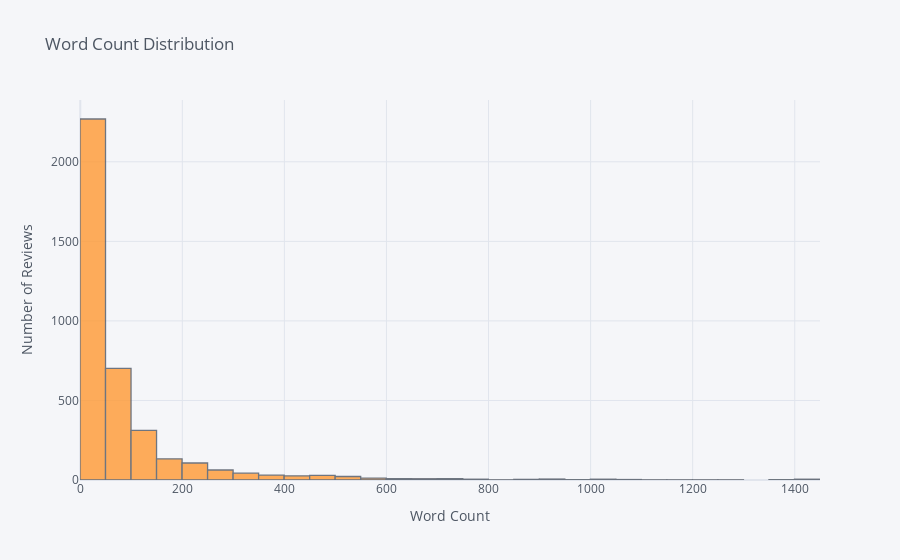

Notebook source saved alongside this figure:
### Code cell
df['word_count'].iplot(kind='hist', bins=50,
                  xTitle='Word Count',
                  yTitle='Number of Reviews', 
                  title='Word Count Distribution')

### Figure 1 — Plotly figure (JSON) as saved in the notebook; plotly's stock layout.template omitted (floating-point values rounded to 4 significant figures; data arrays with more than 128 entries replaced by an {"elided": "..."} marker saying what was removed)
{"data": [{"histfunc": "count", "histnorm": "", "marker": {"color": "rgba(255, 153, 51, 1.0)", "line": {"color": "#4D5663", "width": 1.3}}, "name": "word_count", "nbinsx": 50, "opacity": 0.8, "orientation": "v", "type": "histogram", "x": {"elided": "3812 int values"}}], "layout": {"barmode": "overlay", "legend": {"bgcolor": "#F5F6F9", "font": {"color": "#4D5663"}}, "paper_bgcolor": "#F5F6F9", "plot_bgcolor": "#F5F6F9", "title": {"font": {"color": "#4D5663"}, "text": "Word Count Distribution"}, "xaxis": {"gridcolor": "#E1E5ED", "showgrid": true, "tickfont": {"color": "#4D5663"}, "title": {"font": {"color": "#4D5663"}, "text": "Word Count"}, "zerolinecolor": "#E1E5ED"}, "yaxis": {"gridcolor": "#E1E5ED", "showgrid": true, "tickfont": {"color": "#4D5663"}, "title": {"font": {"color": "#4D5663"}, "text": "Number of Reviews"}, "zerolinecolor": "#E1E5ED"}}}
